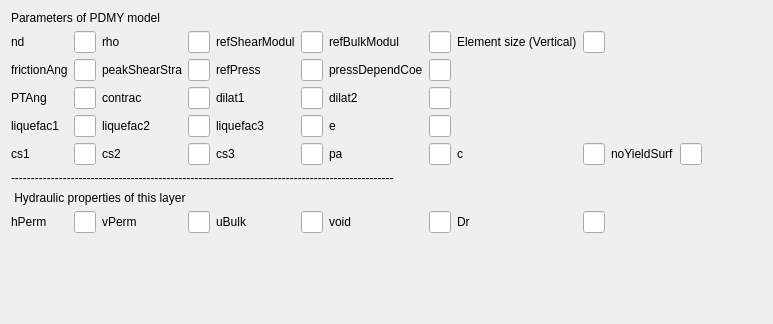
<?xml version="1.0" encoding="UTF-8"?>
<ui version="4.0">
 <class>Dialog</class>
 <widget class="QDialog" name="Dialog">
  <property name="geometry">
   <rect>
    <x>0</x>
    <y>0</y>
    <width>660</width>
    <height>324</height>
   </rect>
  </property>
  <property name="windowTitle">
   <string>Dialog</string>
  </property>
  <layout class="QGridLayout" name="gridLayout">
   <item row="8" column="8">
    <widget class="QLabel" name="Dr_2">
     <property name="text">
      <string>Dr</string>
     </property>
    </widget>
   </item>
   <item row="3" column="1">
    <widget class="QLineEdit" name="PTAng"/>
   </item>
   <item row="4" column="2">
    <widget class="QLabel" name="liquefac2_2">
     <property name="text">
      <string>liquefac2</string>
     </property>
    </widget>
   </item>
   <item row="3" column="7">
    <widget class="QLineEdit" name="dilat2"/>
   </item>
   <item row="2" column="7">
    <widget class="QLineEdit" name="pressDependCoe"/>
   </item>
   <item row="8" column="6">
    <widget class="QLabel" name="evoid_2">
     <property name="text">
      <string>void</string>
     </property>
    </widget>
   </item>
   <item row="8" column="7">
    <widget class="QLineEdit" name="evoid"/>
   </item>
   <item row="3" column="4">
    <widget class="QLabel" name="dilat1_2">
     <property name="text">
      <string>dilat1</string>
     </property>
    </widget>
   </item>
   <item row="8" column="5">
    <widget class="QLineEdit" name="uBulk"/>
   </item>
   <item row="4" column="7">
    <widget class="QLineEdit" name="e"/>
   </item>
   <item row="5" column="4">
    <widget class="QLabel" name="cs3_2">
     <property name="text">
      <string>cs3</string>
     </property>
    </widget>
   </item>
   <item row="1" column="6">
    <widget class="QLabel" name="refBulkModul_2">
     <property name="text">
      <string>refBulkModul</string>
     </property>
    </widget>
   </item>
   <item row="0" column="0" colspan="9">
    <widget class="QLabel" name="label_34">
     <property name="text">
      <string>Parameters of PDMY model </string>
     </property>
    </widget>
   </item>
   <item row="5" column="3">
    <widget class="QLineEdit" name="cs2"/>
   </item>
   <item row="1" column="5">
    <widget class="QLineEdit" name="refShearModul"/>
   </item>
   <item row="8" column="3">
    <widget class="QLineEdit" name="vPerm"/>
   </item>
   <item row="2" column="5">
    <widget class="QLineEdit" name="refPress"/>
   </item>
   <item row="5" column="7">
    <widget class="QLineEdit" name="pa"/>
   </item>
   <item row="3" column="6">
    <widget class="QLabel" name="dilat2_2">
     <property name="text">
      <string>dilat2</string>
     </property>
    </widget>
   </item>
   <item row="6" column="0" colspan="22">
    <widget class="QLabel" name="line1_2">
     <property name="text">
      <string>------------------------------------------------------------------------------------------------</string>
     </property>
    </widget>
   </item>
   <item row="5" column="11">
    <widget class="QLineEdit" name="noYieldSurf"/>
   </item>
   <item row="1" column="0">
    <widget class="QLabel" name="nd_2">
     <property name="text">
      <string>nd</string>
     </property>
    </widget>
   </item>
   <item row="5" column="5">
    <widget class="QLineEdit" name="cs3"/>
   </item>
   <item row="5" column="2">
    <widget class="QLabel" name="cs2_2">
     <property name="text">
      <string>cs2</string>
     </property>
    </widget>
   </item>
   <item row="8" column="2">
    <widget class="QLabel" name="vPerm_2">
     <property name="text">
      <string>vPerm</string>
     </property>
    </widget>
   </item>
   <item row="2" column="1">
    <widget class="QLineEdit" name="frictionAng"/>
   </item>
   <item row="1" column="4">
    <widget class="QLabel" name="refShearModul_2">
     <property name="text">
      <string>refShearModul</string>
     </property>
    </widget>
   </item>
   <item row="2" column="3">
    <widget class="QLineEdit" name="peakShearStra"/>
   </item>
   <item row="1" column="9">
    <widget class="QLineEdit" name="eSize"/>
   </item>
   <item row="9" column="5">
    <spacer name="verticalSpacer">
     <property name="orientation">
      <enum>Qt::Vertical</enum>
     </property>
     <property name="sizeHint" stdset="0">
      <size>
       <width>20</width>
       <height>40</height>
      </size>
     </property>
    </spacer>
   </item>
   <item row="1" column="8">
    <widget class="QLabel" name="eSizeLabel">
     <property name="text">
      <string>Element size (Vertical)</string>
     </property>
    </widget>
   </item>
   <item row="3" column="2">
    <widget class="QLabel" name="contrac_2">
     <property name="text">
      <string>contrac</string>
     </property>
    </widget>
   </item>
   <item row="8" column="4">
    <widget class="QLabel" name="uBulk_2">
     <property name="text">
      <string>uBulk</string>
     </property>
    </widget>
   </item>
   <item row="2" column="2">
    <widget class="QLabel" name="peakShearStra_2">
     <property name="text">
      <string>peakShearStra</string>
     </property>
    </widget>
   </item>
   <item row="1" column="7">
    <widget class="QLineEdit" name="refBulkModul"/>
   </item>
   <item row="2" column="0">
    <widget class="QLabel" name="frictionAng_2">
     <property name="text">
      <string>frictionAng</string>
     </property>
    </widget>
   </item>
   <item row="5" column="8">
    <widget class="QLabel" name="c_2">
     <property name="text">
      <string>c</string>
     </property>
    </widget>
   </item>
   <item row="4" column="4">
    <widget class="QLabel" name="liquefac3_2">
     <property name="text">
      <string>liquefac3</string>
     </property>
    </widget>
   </item>
   <item row="4" column="0">
    <widget class="QLabel" name="liquefac1_1">
     <property name="text">
      <string>liquefac1</string>
     </property>
    </widget>
   </item>
   <item row="5" column="1">
    <widget class="QLineEdit" name="cs1"/>
   </item>
   <item row="4" column="1">
    <widget class="QLineEdit" name="liquefac1"/>
   </item>
   <item row="3" column="3">
    <widget class="QLineEdit" name="contrac"/>
   </item>
   <item row="1" column="1">
    <widget class="QLineEdit" name="nd"/>
   </item>
   <item row="8" column="0">
    <widget class="QLabel" name="hPerm_2">
     <property name="text">
      <string>hPerm</string>
     </property>
    </widget>
   </item>
   <item row="7" column="0" colspan="20">
    <widget class="QLabel" name="hydraulicLabel">
     <property name="text">
      <string> Hydraulic properties of this layer</string>
     </property>
    </widget>
   </item>
   <item row="2" column="4">
    <widget class="QLabel" name="refPress_2">
     <property name="text">
      <string>refPress</string>
     </property>
    </widget>
   </item>
   <item row="4" column="5">
    <widget class="QLineEdit" name="liquefac3"/>
   </item>
   <item row="1" column="3">
    <widget class="QLineEdit" name="rho"/>
   </item>
   <item row="2" column="6">
    <widget class="QLabel" name="pressDependCoe_2">
     <property name="text">
      <string>pressDependCoe</string>
     </property>
    </widget>
   </item>
   <item row="3" column="5">
    <widget class="QLineEdit" name="dilat1"/>
   </item>
   <item row="3" column="0">
    <widget class="QLabel" name="PTAng_2">
     <property name="text">
      <string>PTAng</string>
     </property>
    </widget>
   </item>
   <item row="5" column="10">
    <widget class="QLabel" name="noYieldSurf_2">
     <property name="text">
      <string>noYieldSurf</string>
     </property>
    </widget>
   </item>
   <item row="5" column="0">
    <widget class="QLabel" name="cs1_2">
     <property name="text">
      <string>cs1</string>
     </property>
    </widget>
   </item>
   <item row="4" column="6">
    <widget class="QLabel" name="e_2">
     <property name="text">
      <string>e</string>
     </property>
    </widget>
   </item>
   <item row="4" column="3">
    <widget class="QLineEdit" name="liquefac2"/>
   </item>
   <item row="5" column="6">
    <widget class="QLabel" name="pa_2">
     <property name="text">
      <string>pa</string>
     </property>
    </widget>
   </item>
   <item row="1" column="2">
    <widget class="QLabel" name="rho_2">
     <property name="text">
      <string>rho</string>
     </property>
    </widget>
   </item>
   <item row="5" column="9">
    <widget class="QLineEdit" name="c"/>
   </item>
   <item row="8" column="9">
    <widget class="QLineEdit" name="Dr"/>
   </item>
   <item row="8" column="1">
    <widget class="QLineEdit" name="hPerm"/>
   </item>
   <item row="5" column="12">
    <spacer name="horizontalSpacer">
     <property name="orientation">
      <enum>Qt::Horizontal</enum>
     </property>
     <property name="sizeHint" stdset="0">
      <size>
       <width>40</width>
       <height>20</height>
      </size>
     </property>
    </spacer>
   </item>
  </layout>
 </widget>
 <resources/>
 <connections/>
</ui>
